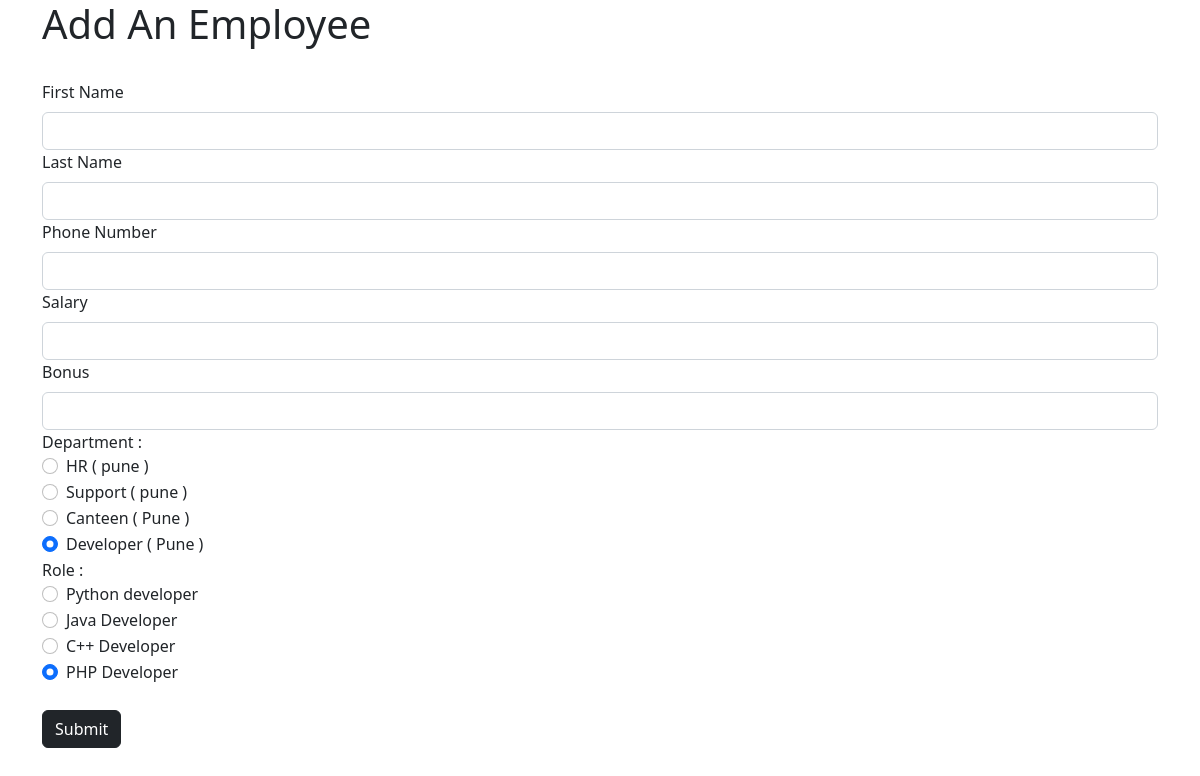
Page /add on the committed database.
### employee_app/models.py (models this page shows, shortened)
class Department(models.Model):
    name=models.CharField(max_length=100, null=False)
    location=models.CharField(max_length=100)

class Role(models.Model):
    name=models.CharField(max_length=100, null=False)

### employee_app/views.py (the view)
# urls.py: path('add', views.add_emp, name='add_emp'),
def add_emp(request):
    if request.method == "POST":
        firname=request.POST['f_name']
        lname=request.POST['lname']
        phone=request.POST['phone']
        salary=int(request.POST['salary'])
        bonus=int(request.POST['bonus'])
        dept=request.POST['dept']
        role=request.POST['role']
        new_employee=Employee(first_name=firname, last_name=lname, dept_id=dept,role_id=role ,salary=salary, bonus=bonus, phone=phone, hire_date=datetime.now())
        new_employee.save()
        return HttpResponse("<h1>Employee Added Successfully !!!</h1>")
    elif request.method == "GET":
        dept=Department.objects.all()
        role_obj=Role.objects.all()
        context={
            'dept': dept,
            'role_obj': role_obj
        }
        return render(request, 'add_emp.html', context)
    else:
        return HttpResponse("<h1>An Exception Occoured</h1>")

### employee_app/templates/add_emp.html (shortened to what this page needs)
<!doctype html>
<html lang="en">
  <head>
    <link href="https://cdn.jsdelivr.net/npm/bootstrap@5.2.0/dist/css/bootstrap.min.css" rel="stylesheet">
  </head>
  <body>
    <div class="container">
        <h1>Add An Employee</h1><br>
        <form method="POST" action="/add">
            <div>
              <label for="fname" class="form-label">First Name</label>
              <input type="text" class="form-control" name="f_name">
            </div>
            <div>
              <label for="lname" class="form-label">Last Name</label>
              <input type="text" class="form-control" name="lname">
            </div>
            <div>
                <label for="pno" class="form-label">Phone Number</label>
                <input type="number" class="form-control" name="phone">
              </div>
            <div>
                <label for="salary" class="form-label">Salary</label>
                <input type="number" class="form-control" name="salary">
            </div>
            <div>
                <label for="bonus" class="form-label">Bonus</label>
                <input type="number" class="form-control" name="bonus">
            </div>
            <label>Department : </label>
            {% for i in dept %}
            <div class="form-check">
              <input class="form-check-input" type="radio" value="{{i.id}}" name="dept" id="flexRadioDefault2" checked>
              <label class="form-check-label" for="flexRadioDefault2">
                {{i.name}}  ( {{i.location}} )
              </label>
            </div>
            {% endfor %}
            <label>Role : </label>
            {% for i in role_obj %}
            <div class="form-check">
              <input class="form-check-input" type="radio" value="{{i.id}}" name="role" id="rollid" checked>
              <label class="form-check-label" for="flexRadioDefault2">
                {{i.name}}
              </label>
            </div>
            {% endfor %}
            <br>
            <button type="submit" class="btn btn-dark">Submit</button>
          </form>
    </div>
  </body>
</html>

### rows in the picture
Department: name "HR", location "pune"
Department: name "Support", location "pune"
Department: name "Canteen", location "Pune"
Department: name "Developer", location "Pune"
Role: name "Python developer"
Role: name "Java Developer"
Role: name "C++ Developer"
Role: name "PHP Developer"
